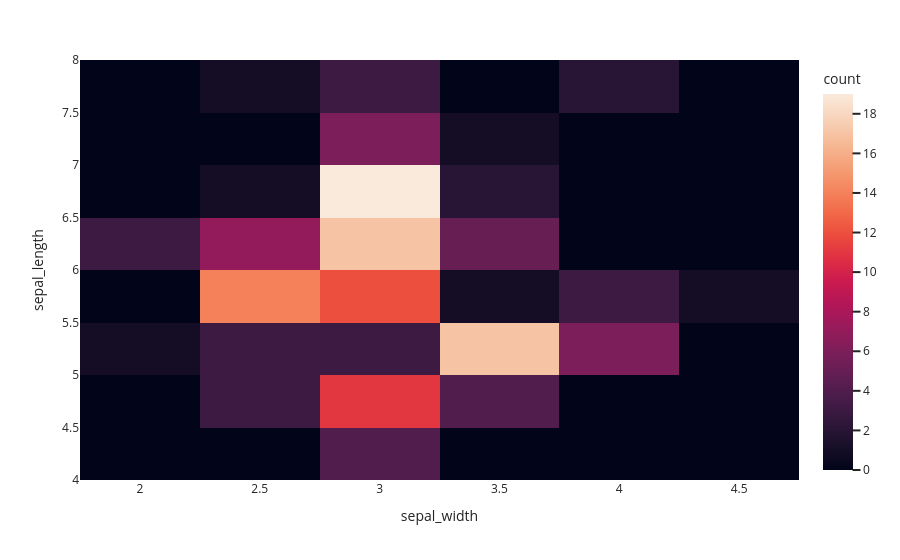

The code cell stored with this chart in its notebook:
### Code cell
import plotly.express as px
df = px.data.iris()
fig = px.density_heatmap(df, x="sepal_width", y="sepal_length", template="seaborn")
fig.show()

### Figure 1 — Plotly figure (JSON) as saved in the notebook; plotly's stock layout.template omitted (floating-point values rounded to 4 significant figures; data arrays with more than 128 entries replaced by an {"elided": "..."} marker saying what was removed)
{"data": [{"coloraxis": "coloraxis", "hovertemplate": "sepal_width=%{x}<br>sepal_length=%{y}<br>count=%{z}<extra></extra>", "name": "", "type": "histogram2d", "x": {"elided": "150 float values"}, "xaxis": "x", "xbingroup": "x", "y": {"elided": "150 float values"}, "yaxis": "y", "ybingroup": "y"}], "layout": {"coloraxis": {"colorbar": {"title": {"text": "count"}}, "colorscale": [[0, "rgb(2,4,25)"], [0.0625, "rgb(24,15,41)"], [0.125, "rgb(47,23,57)"], [0.1875, "rgb(71,28,72)"], [0.25, "rgb(97,30,82)"], [0.3125, "rgb(123,30,89)"], [0.375, "rgb(150,27,91)"], [0.4375, "rgb(177,22,88)"], [0.5, "rgb(203,26,79)"], [0.5625, "rgb(223,47,67)"], [0.625, "rgb(236,76,61)"], [0.6875, "rgb(242,107,73)"], [0.75, "rgb(244,135,95)"], [0.8125, "rgb(245,162,122)"], [0.875, "rgb(246,188,153)"], [0.9375, "rgb(247,212,187)"], [1, "rgb(250,234,220)"]]}, "legend": {"tracegroupgap": 0}, "margin": {"t": 60}, "xaxis": {"anchor": "y", "domain": [0, 1], "title": {"text": "sepal_width"}}, "yaxis": {"anchor": "x", "domain": [0, 1], "title": {"text": "sepal_length"}}}}
